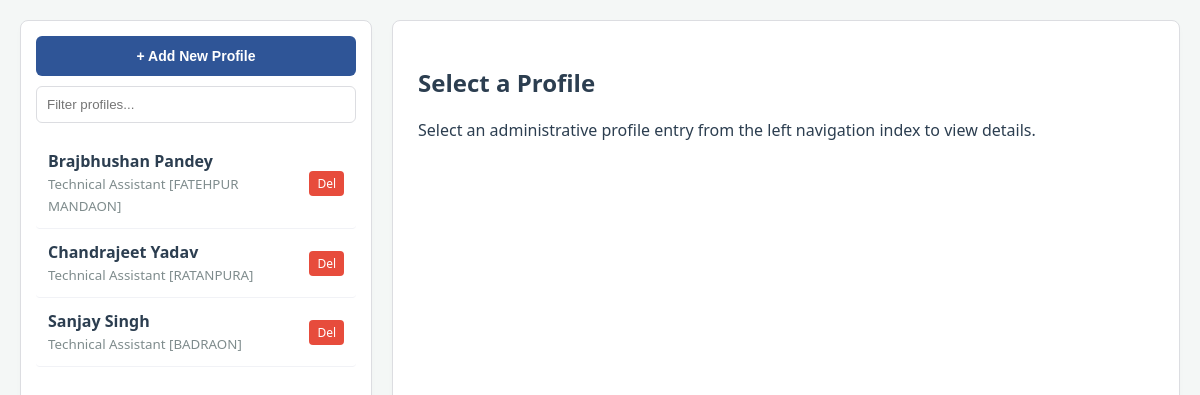
Page /secure_suite_v3/index.php (signed in) on the committed database.
### tables this page shows
CREATE TABLE `clients` (
  `id` int(11) NOT NULL,
  `name` varchar(255) NOT NULL,
  `post` varchar(100) NOT NULL,
  `block` varchar(100) NOT NULL,
  `phone` varchar(20) NOT NULL,
  `pass` varchar(255) NOT NULL,
  `villages` longtext DEFAULT NULL
);

### secure_suite_v3/index.php (the view, shortened to what this page needs)
<?php
require_once 'db.php';
$clients = $pdo->query("SELECT * FROM clients ORDER BY name ASC")->fetchAll();
?>
<!DOCTYPE html>
<html lang="en">
<head>
</head>
<body>
<div class="sidebar-list">
    <button class="btn btn-add" onclick="openAddForm()">+ Add New Profile</button>
    <input type="text" id="search" class="search-box" placeholder="Filter profiles..." oninput="filterProfiles()">
    <div id="profileContainer" style="overflow-y:auto; flex:1;">
        <?php foreach($clients as $c): ?>
            <div class="client-item" onclick='showProfile(<?php echo json_encode($c); ?>)'>
                <div><strong><?php echo htmlspecialchars($c['name']); ?></strong><br><small style="color:#7f8c8d;"><?php echo htmlspecialchars($c['post']); ?> [<?php echo htmlspecialchars($c['block']); ?>]</small></div>
                <a href="index.php?delete=<?php echo $c['id']; ?>" class="btn-del" onclick="return confirm('Delete profile record?')">Del</a>
            </div>
        <?php endforeach; ?>
    </div>
</div>
<div class="workspace-panel" id="displayPanel">
    <h2>Select a Profile</h2>
    <p>Select an administrative profile entry from the left navigation index to view details.</p>
</div>
</body>
</html>

### secure_suite_v3/index.php (style rules this page uses)
body { font-family: 'Segoe UI', system-ui, sans-serif; background: #f4f7f6; margin: 0; padding: 20px; display: flex; gap: 20px; height: 93vh; color: #2c3e50; }
.sidebar-list { width: 320px; background: white; border-radius: 8px; border: 1px solid #dcdde1; display: flex; flex-direction: column; padding: 15px; box-shadow: 0 4px 6px rgba(0,0,0,0.02); }
.search-box { width: 100%; padding: 10px; box-sizing: border-box; margin-bottom: 15px; border: 1px solid #dcdde1; border-radius: 6px; }
.client-item { padding: 12px; border-bottom: 1px solid #f1f2f6; cursor: pointer; border-radius: 4px; display: flex; justify-content: space-between; align-items: center; }
.workspace-panel { flex: 1; background: white; border-radius: 8px; border: 1px solid #dcdde1; padding: 25px; overflow-y: auto; box-shadow: 0 4px 6px rgba(0,0,0,0.02); }
.btn { padding: 8px 15px; border: none; border-radius: 4px; cursor: pointer; font-weight: 600; }
.btn-add { background: #2f5597; color: white; width: 100%; margin-bottom: 10px; height: 40px; font-size: 14px; border-radius: 6px; }
.btn-del { background: #e74c3c; color: white; text-decoration: none; font-size: 12px; padding: 4px 8px; border-radius: 4px; }

### rows in the picture
clients: name "Brajbhushan Pandey", post "Technical Assistant", block "FATEHPUR MANDAON"
clients: name "Chandrajeet Yadav", post "Technical Assistant", block "RATANPURA"
clients: name "Sanjay Singh", post "Technical Assistant", block "BADRAON"
